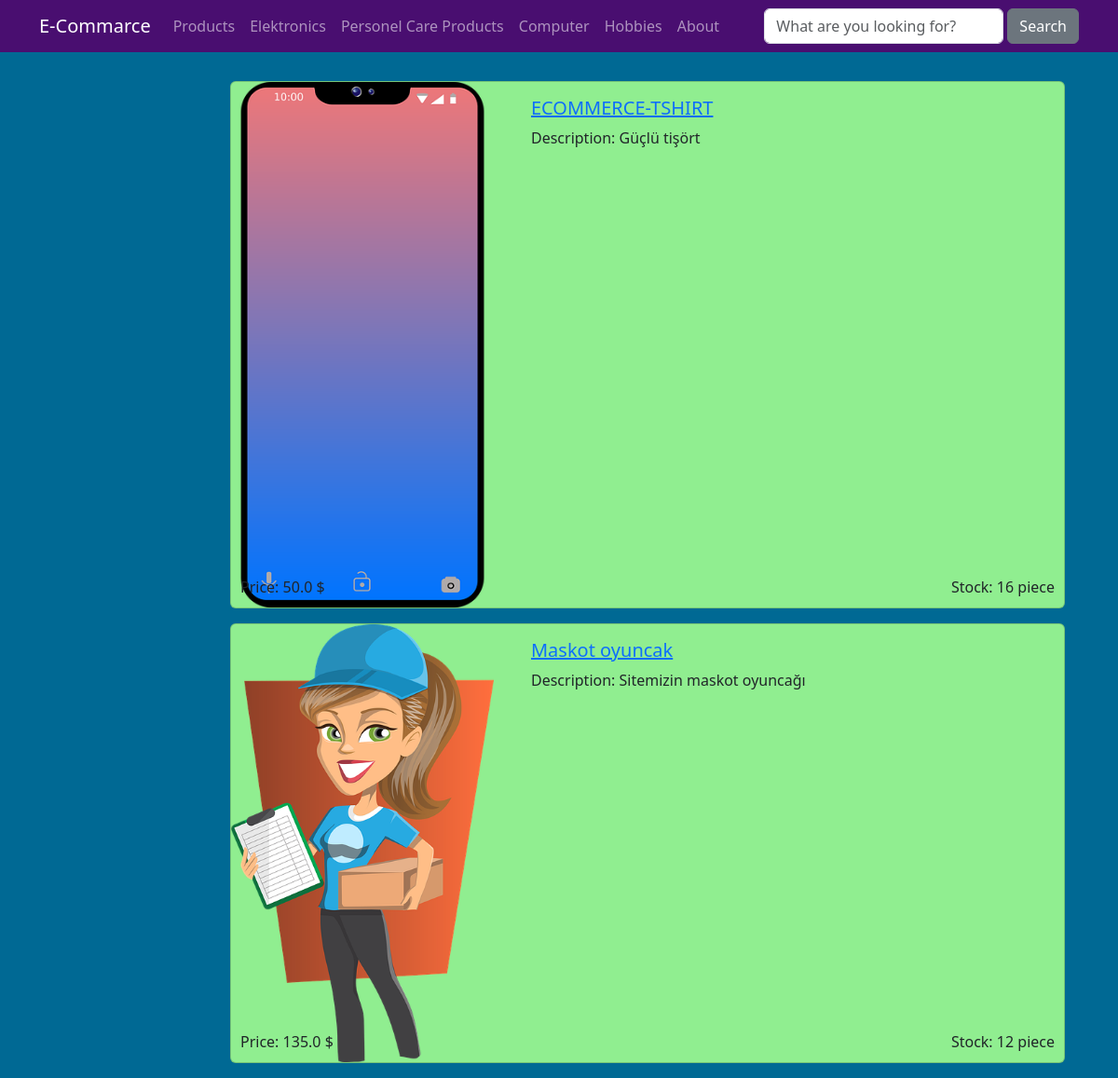
Screenshot of /category/e-commarce-tshirt with the database file from the repository.
### ticaretSitesi/models.py (models this page shows, shortened)
class Product(models.Model):
    title = models.CharField(max_length=40)
    description = models.CharField(max_length=400)
    color = models.CharField(max_length=20)
    imageUrl = models.CharField(max_length=50, blank=False)
    price = models.FloatField()
    stock = models.IntegerField()
    slug = models.SlugField(default="", blank=True,null = False, unique=True, primary_key=True)
    category = models.ManyToManyField(Category)

### ticaretSitesi/views.py (the view)
# urls.py: path('category/<slug:slug>', views.getProductByCategory, name = 'products_by_category'),
def getProductByCategory(request, slug):
    products = Product.objects.filter(category__slug=slug).order_by("title")
    categories = Category.objects.all()
    paginator = Paginator(products, 4)
    page = request.GET.get('page',1)
    page_obj = paginator.page(page)
    return render(request, 'ticaretSitesi/list.html', {
        'category': categories,
        'page_obj': page_obj,
        'selectedCategory':slug
    })

### ticaretSitesi/templates/ticaretSitesi/list.html (shortened to what this page needs)
{% extends 'layout.html' %}
{% load static %}
{% block css_files %}
    <link rel="stylesheet" href="{% static 'ticaretSitesi/css/style.css' %}">
{% endblock %}
{% block content %}
    <div class="container mt-3">
        <div class="row">
            <div class="col-2 ">
            </div>
            <div class="col-10 ">
                {% for product in page_obj.object_list %}
                        {% include 'ticaretSitesi/partials/_productLefToRight.html' %}
                {% endfor %}
            </div>
        </div>
    </div>
{% endblock content %}

### ticaretSitesi/templates/ticaretSitesi/partials/_productLefToRight.html (shortened to what this page needs)
{% load static %}
<div class="card mb-3">
    <div class="row">
        <div class="col-4">
            <img class="img-fluid rounded-start" src="{% static 'ticaretSitesi/img/'|add:product.imageUrl %}" alt="Card image cap">
        </div>
        <div class="col-8">
            <div class="card-body">
                <h5 class="card-title">
                    <a href="{% url 'product_details' product.slug %}">
                        {{ product.title }}
                    </a>
                    </h5>
                    <p class="card-text">Description: {{ product.description }}</p>
                    <div class="card-price">Price: {{ product.price }} $</div>
                    <div class="card-stock">Stock: {{ product.stock }} piece</div>
            </div>
        </div>
    </div>
</div>

### ticaretSitesi/static/ticaretSitesi/css/style.css (style rules this page uses)
* { box-sizing: border-box; }
body { background-color: #006994; }
.row:after { content: ""; display: table; clear: both; }

### ticaretSitesi/templates/ticaretSitesi/partials/_productLefToRight.html (style rules this page uses)
.card { background-color: lightGreen; margin-left: 15px; margin-right: 15px; margin-top: 15px; margin-bottom: 15px; }
.card-price { position: absolute; bottom: 0; left: 0; padding: 10px; }
.card-stock { position: absolute; bottom: 0; right: 0; padding: 10px; }

### rows the page displays
Product: imageUrl (picture), title "ECOMMERCE-TSHIRT", description "Güçlü tişört", price "50.0", stock "16"
Product: imageUrl (picture), title "Maskot oyuncak", description "Sitemizin maskot oyuncağı", price "135.0", stock "12"
